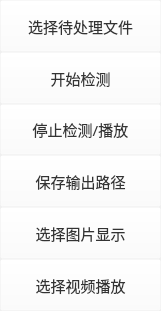
    <widget class="QWidget" name="widget_button_2" native="true">
     <property name="geometry">
      <rect>
       <x>1000</x>
       <y>310</y>
       <width>161</width>
       <height>311</height>
      </rect>
     </property>
     <property name="styleSheet">
      <string notr="true">QWidget{
	background-color: qlineargradient(x1: 0, y1: 0, x2: 0, y2: 1, 
                  stop: 0 rgba(230, 178, 194, 240), stop: 1 rgba(189, 202, 232, 240));
}</string>
     </property>
     <layout class="QVBoxLayout" name="verticalLayout_2">
      <property name="spacing">
       <number>0</number>
      </property>
      <property name="leftMargin">
       <number>0</number>
      </property>
      <property name="topMargin">
       <number>0</number>
      </property>
      <property name="rightMargin">
       <number>0</number>
      </property>
      <property name="bottomMargin">
       <number>0</number>
      </property>
      <item>
       <widget class="QPushButton" name="button_select_file">
        <property name="sizePolicy">
         <sizepolicy hsizetype="Minimum" vsizetype="Minimum">
          <horstretch>0</horstretch>
          <verstretch>0</verstretch>
         </sizepolicy>
        </property>
        <property name="font">
         <font>
          <family>微软雅黑</family>
          <pointsize>11</pointsize>
          <weight>50</weight>
          <italic>false</italic>
          <bold>false</bold>
         </font>
        </property>
        <property name="layoutDirection">
         <enum>Qt::RightToLeft</enum>
        </property>
        <property name="styleSheet">
         <string notr="true">QPushButton {
    background-color:rgba(255, 255, 255, 0);
    color: #333333;
}
QPushButton:hover {
	background-color: qlineargradient(x1: 0, y1: 0, x2: 0, y2: 1, 
                  stop: 0 rgba(170, 170, 255, 180), stop: 1 rgba(0, 255, 255, 180));
}
QPushButton:pressed {
	background-color: qlineargradient(x1: 0, y1: 0, x2: 0, y2: 1, 
                  stop: 0 rgba(0, 170, 255, 180), stop: 1 rgba(170, 170, 255, 180));
}</string>
        </property>
        <property name="text">
         <string>选择待处理文件</string>
        </property>
       </widget>
      </item>
      <item>
       <widget class="QPushButton" name="button_handle">
        <property name="sizePolicy">
         <sizepolicy hsizetype="Minimum" vsizetype="Minimum">
          <horstretch>0</horstretch>
          <verstretch>0</verstretch>
         </sizepolicy>
        </property>
        <property name="font">
         <font>
          <family>微软雅黑</family>
          <pointsize>11</pointsize>
          <weight>50</weight>
          <italic>false</italic>
          <bold>false</bold>
         </font>
        </property>
        <property name="styleSheet">
         <string notr="true">QPushButton {
    background-color:rgba(255, 255, 255, 0);
    color: #333333;
}
QPushButton:hover {
	background-color: qlineargradient(x1: 0, y1: 0, x2: 0, y2: 1, 
                  stop: 0 rgba(170, 170, 255, 180), stop: 1 rgba(0, 255, 255, 180));
}
QPushButton:pressed {
	background-color: qlineargradient(x1: 0, y1: 0, x2: 0, y2: 1, 
                  stop: 0 rgba(0, 170, 255, 180), stop: 1 rgba(170, 170, 255, 180));
}</string>
        </property>
        <property name="text">
         <string>开始检测</string>
        </property>
       </widget>
      </item>
      <item>
       <widget class="QPushButton" name="button_stop">
        <property name="sizePolicy">
         <sizepolicy hsizetype="Minimum" vsizetype="Minimum">
          <horstretch>0</horstretch>
          <verstretch>0</verstretch>
         </sizepolicy>
        </property>
        <property name="font">
         <font>
          <family>微软雅黑</family>
          <pointsize>11</pointsize>
          <weight>50</weight>
          <italic>false</italic>
          <bold>false</bold>
         </font>
        </property>
        <property name="styleSheet">
         <string notr="true">QPushButton {
    background-color:rgba(255, 255, 255, 0);
    color: #333333;
}
QPushButton:hover {
	background-color: qlineargradient(x1: 0, y1: 0, x2: 0, y2: 1, 
                  stop: 0 rgba(170, 170, 255, 180), stop: 1 rgba(0, 255, 255, 180));
}
QPushButton:pressed {
	background-color: qlineargradient(x1: 0, y1: 0, x2: 0, y2: 1, 
                  stop: 0 rgba(0, 170, 255, 180), stop: 1 rgba(170, 170, 255, 180));
}</string>
        </property>
        <property name="text">
         <string>停止检测/播放</string>
        </property>
       </widget>
      </item>
      <item>
       <widget class="QPushButton" name="button_confirm">
        <property name="sizePolicy">
         <sizepolicy hsizetype="Minimum" vsizetype="Minimum">
          <horstretch>0</horstretch>
          <verstretch>0</verstretch>
         </sizepolicy>
        </property>
        <property name="font">
         <font>
          <family>微软雅黑</family>
          <pointsize>11</pointsize>
          <weight>50</weight>
          <italic>false</italic>
          <bold>false</bold>
         </font>
        </property>
        <property name="layoutDirection">
         <enum>Qt::RightToLeft</enum>
        </property>
        <property name="styleSheet">
         <string notr="true">QPushButton {
    background-color:rgba(255, 255, 255, 0);
    color: #333333;
}
QPushButton:hover {
	background-color: qlineargradient(x1: 0, y1: 0, x2: 0, y2: 1, 
                  stop: 0 rgba(170, 170, 255, 180), stop: 1 rgba(0, 255, 255, 180));
}
QPushButton:pressed {
	background-color: qlineargradient(x1: 0, y1: 0, x2: 0, y2: 1, 
                  stop: 0 rgba(0, 170, 255, 180), stop: 1 rgba(170, 170, 255, 180));
}</string>
        </property>
        <property name="text">
         <string>保存输出路径</string>
        </property>
       </widget>
      </item>
      <item>
       <widget class="QPushButton" name="button_display_result">
        <property name="sizePolicy">
         <sizepolicy hsizetype="Minimum" vsizetype="Minimum">
          <horstretch>0</horstretch>
          <verstretch>0</verstretch>
         </sizepolicy>
        </property>
        <property name="font">
         <font>
          <family>微软雅黑</family>
          <pointsize>11</pointsize>
          <weight>50</weight>
          <italic>false</italic>
          <bold>false</bold>
         </font>
        </property>
        <property name="layoutDirection">
         <enum>Qt::RightToLeft</enum>
        </property>
        <property name="styleSheet">
         <string notr="true">QPushButton {
    background-color:rgba(255, 255, 255, 0);
    color: #333333;
}
QPushButton:hover {
	background-color: qlineargradient(x1: 0, y1: 0, x2: 0, y2: 1, 
                  stop: 0 rgba(170, 170, 255, 180), stop: 1 rgba(0, 255, 255, 180));
}
QPushButton:pressed {
	background-color: qlineargradient(x1: 0, y1: 0, x2: 0, y2: 1, 
                  stop: 0 rgba(0, 170, 255, 180), stop: 1 rgba(170, 170, 255, 180));
}</string>
        </property>
        <property name="text">
         <string>选择图片显示</string>
        </property>
       </widget>
      </item>
      <item>
       <widget class="QPushButton" name="button_display_result_2">
        <property name="sizePolicy">
         <sizepolicy hsizetype="Minimum" vsizetype="Minimum">
          <horstretch>0</horstretch>
          <verstretch>0</verstretch>
         </sizepolicy>
        </property>
        <property name="font">
         <font>
          <family>微软雅黑</family>
          <pointsize>11</pointsize>
          <weight>50</weight>
          <italic>false</italic>
          <bold>false</bold>
         </font>
        </property>
        <property name="layoutDirection">
         <enum>Qt::RightToLeft</enum>
        </property>
        <property name="styleSheet">
         <string notr="true">QPushButton {
    background-color:rgba(255, 255, 255, 0);
    color: #333333;
}
QPushButton:hover {
	background-color: qlineargradient(x1: 0, y1: 0, x2: 0, y2: 1, 
                  stop: 0 rgba(170, 170, 255, 180), stop: 1 rgba(0, 255, 255, 180));
}
QPushButton:pressed {
	background-color: qlineargradient(x1: 0, y1: 0, x2: 0, y2: 1, 
                  stop: 0 rgba(0, 170, 255, 180), stop: 1 rgba(170, 170, 255, 180));
}</string>
        </property>
        <property name="text">
         <string>选择视频播放</string>
        </property>
       </widget>
      </item>
     </layout>
    </widget>
